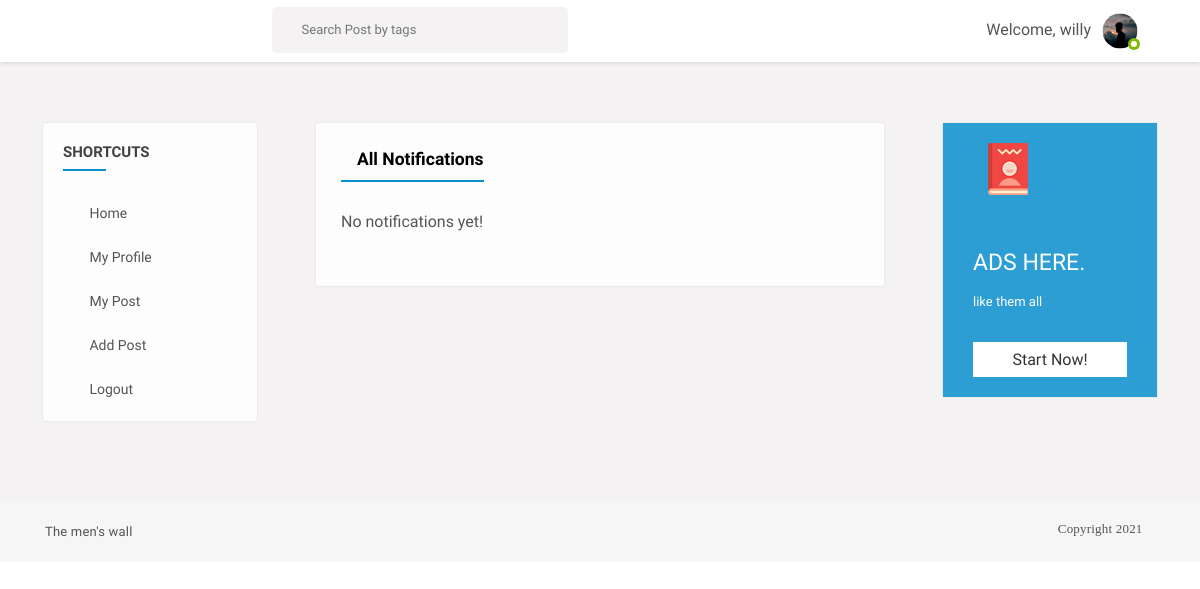
Before: /notifications/ (signed in) with the older database file.
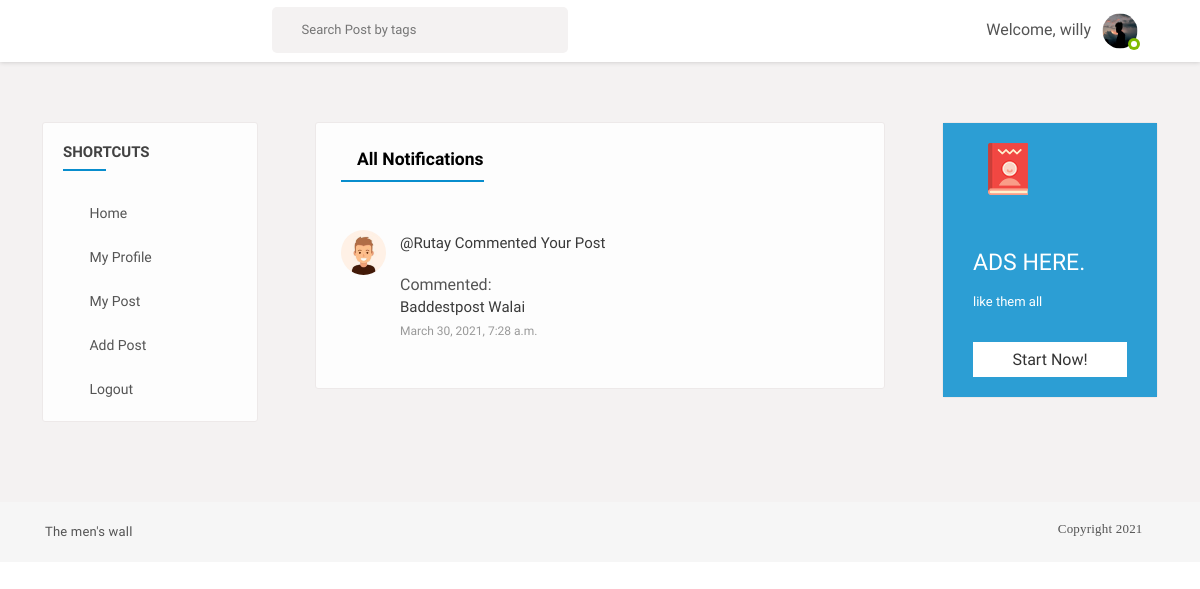
After: the same page with the newer database file.
### feed/models.py (models this page shows)
class Notification(models.Model):
	NOTIFICATION_TYPES = ((1,'Like'),(2,'Comment'))
	post = models.ForeignKey(Post, on_delete=models.CASCADE, related_name="noti_post", blank=True, null=True)
	sender = models.ForeignKey(User, on_delete=models.CASCADE, related_name="noti_from_user")
	user = models.ForeignKey(User, on_delete=models.CASCADE, related_name="noti_to_user")
	notification_type = models.IntegerField(choices=NOTIFICATION_TYPES)
	text_preview = models.CharField(max_length=90, blank=True)
	date = models.DateTimeField(auto_now_add=True)
	is_seen = models.BooleanField(default=False)

### users/models.py (models this page shows, shortened)
class Profile(models.Model):
	user = models.OneToOneField(User, on_delete=models.CASCADE)
	image = models.ImageField(default='default.png', upload_to='profile_pics')
	slug = AutoSlugField(populate_from='user')
	bio = models.CharField(max_length=255, blank=True)
	friends = models.ManyToManyField("Profile", blank=True)

### feed/views.py (the view)
# urls.py: path('notifications/', ShowNOtifications, name='show-notifications'),
@login_required
def ShowNOtifications(request):
	user = request.user
	notifications = Notification.objects.filter(user=user).order_by('-date')
	Notification.objects.filter(user=user, is_seen=False).update(is_seen=True)
	template = loader.get_template('feed/notifications.html')
	context = {
		'notifications': notifications,
	}
	return HttpResponse(template.render(context, request))

### feed/views.py (called while the page is built)
def CountNotifications(request):
	count_notifications = 0
	if request.user.is_authenticated:
		count_notifications = Notification.objects.filter(user=request.user, is_seen=False).count()
	return {'count_notifications':count_notifications}

def GetProfile(request):
	you = ''
	if request.user.is_authenticated:
		p = request.user.profile
		you = p.user
	return {'profile':you}

### feed/templates/feed/notifications.html (shortened to what this page needs)
{% extends "basefeed.html" %}
{% load static %}
{% block content %}
<section>
  <div class="gap gray-bg">
    <div class="container-fluid">
      <div class="row">
        <div class="col-lg-12">
          <div class="row" id="page-contents">
            <div class="col-lg-3">
              <aside class="sidebar static">
                <div class="widget stick-widget">
                  <h4 class="widget-title">Shortcuts</h4>
                  <ul class="naves">
                    <li>
                      <i class="ti-home"></i>
                      <a href="{% url 'home' %}" title="">Home</a>
                    </li>
                    <li>
                      <i class="ti-user"></i>
                      <a href="{% url 'edit_profile' %}" title="">My profile</a>
                    </li>
                    <li>
                      <i class="ti-files"></i>
                      <a href="{% url 'user-posts' request.user.username %}" title="">My post</a>
                    </li>
                    <li>
                      <i class="ti-plus"></i>
                      <a href="{% url 'post-create' %}" title="">Add post</a>
                    </li>
                    <li>
                      <i class="ti-power-off"></i>
                      <a href="{% url 'logout' %}" title="">Logout</a>
                    </li>
                  </ul>
                </div>
              </aside>
            </div>
            <div class="col-lg-6">
                <div class="central-meta">
                    <div class="editing-interest">
                        <h5 class="f-title"><i class="ti-bell"></i>All Notifications </h5>
                        <div class="notification-box">
                            {% if not notifications %}
                                No notifications yet!
                            {% endif %}
                            <ul>
                                {% for notification in notifications %}
                                {% if notification.notification_type == 2 %}
                                <li>
                                    <figure><img src="{{ notification.sender.profile.image.url }}" alt=""></figure>
                                    <div class="notifi-meta">
                                        <p>@{{ notification.sender.username}} Commented your post</p>
                                        <br>
                                        Commented:
                                        <p>{{notification.text_preview}}</p>
                                        <span>{{ notification.date }}</span>
                                    </div>
                                    <a href="{% url 'delete-notification' notification.id %}"><i class="del fa fa-close"></i></a>
                                </li>
                                {% endif %}
                                {% endfor %}
                            </ul>
                        </div>
                    </div>
                </div>
            </div>
            <div class="col-lg-3">
              <aside class="sidebar static">
                <div class="widget friend-list stick-widget">
                  <div class="banner medium-opacity bluesh">
                    <div class="bg-image" style="background-image: url(images/resources/baner-widgetbg.jpg)"></div>
                    <div class="baner-top">
                      <span><img alt="" src="images/book-icon.png"></span>
                      <i class="fa fa-ellipsis-h"></i>
                    </div>
                    <div class="banermeta">
                      <p>
                        Ads Here.
                      </p>
                      <span>like them all</span>
                      <a data-ripple="" title="" href="#">start now!</a>
                    </div>
                  </div>
                </div>
              </aside>
            </div>
          </div>
        </div>
      </div>
    </div>
  </div>
</section>
{% endblock content %}

Changed rows visible on the page:
added Notification: sender.profile.image (placeholder picture), sender.username "Rutay", text_preview "Baddestpost Walai", date "March 30, 2021, 7:28 a.m."
Other visible differences:
text no longer shown: "No notifications yet!"
